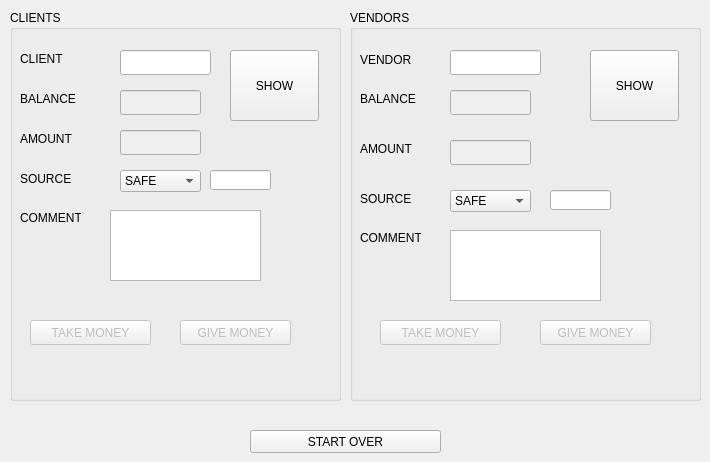
      <widget class="QWidget" name="tab_15">
       <attribute name="title">
        <string>CLIENTS/VENDORS </string>
       </attribute>
       <widget class="QGroupBox" name="groupBox_5">
        <property name="geometry">
         <rect>
          <x>10</x>
          <y>10</y>
          <width>331</width>
          <height>391</height>
         </rect>
        </property>
        <property name="title">
         <string>CLIENTS</string>
        </property>
        <widget class="QPushButton" name="pushButton_31">
         <property name="enabled">
          <bool>false</bool>
         </property>
         <property name="geometry">
          <rect>
           <x>20</x>
           <y>310</y>
           <width>121</width>
           <height>25</height>
          </rect>
         </property>
         <property name="text">
          <string>TAKE MONEY</string>
         </property>
        </widget>
        <widget class="QLineEdit" name="lineEdit_22">
         <property name="enabled">
          <bool>false</bool>
         </property>
         <property name="geometry">
          <rect>
           <x>110</x>
           <y>80</y>
           <width>81</width>
           <height>25</height>
          </rect>
         </property>
        </widget>
        <widget class="QLabel" name="label_36">
         <property name="geometry">
          <rect>
           <x>10</x>
           <y>40</y>
           <width>51</width>
           <height>17</height>
          </rect>
         </property>
         <property name="text">
          <string>CLIENT</string>
         </property>
        </widget>
        <widget class="QLabel" name="label_37">
         <property name="geometry">
          <rect>
           <x>10</x>
           <y>80</y>
           <width>67</width>
           <height>17</height>
          </rect>
         </property>
         <property name="text">
          <string>BALANCE</string>
         </property>
        </widget>
        <widget class="QLineEdit" name="lineEdit_23">
         <property name="enabled">
          <bool>false</bool>
         </property>
         <property name="geometry">
          <rect>
           <x>110</x>
           <y>120</y>
           <width>81</width>
           <height>25</height>
          </rect>
         </property>
        </widget>
        <widget class="QLabel" name="label_38">
         <property name="geometry">
          <rect>
           <x>10</x>
           <y>120</y>
           <width>67</width>
           <height>17</height>
          </rect>
         </property>
         <property name="text">
          <string>AMOUNT</string>
         </property>
        </widget>
        <widget class="QPushButton" name="pushButton_15">
         <property name="enabled">
          <bool>false</bool>
         </property>
         <property name="geometry">
          <rect>
           <x>170</x>
           <y>310</y>
           <width>111</width>
           <height>25</height>
          </rect>
         </property>
         <property name="text">
          <string>GIVE MONEY</string>
         </property>
        </widget>
        <widget class="QPushButton" name="pushButton_57">
         <property name="geometry">
          <rect>
           <x>220</x>
           <y>40</y>
           <width>89</width>
           <height>71</height>
          </rect>
         </property>
         <property name="text">
          <string>SHOW</string>
         </property>
        </widget>
        <widget class="QLineEdit" name="lineEdit_29">
         <property name="geometry">
          <rect>
           <x>110</x>
           <y>40</y>
           <width>91</width>
           <height>25</height>
          </rect>
         </property>
        </widget>
        <widget class="QComboBox" name="comboBox_10">
         <property name="geometry">
          <rect>
           <x>110</x>
           <y>160</y>
           <width>81</width>
           <height>22</height>
          </rect>
         </property>
         <item>
          <property name="text">
           <string>SAFE</string>
          </property>
         </item>
         <item>
          <property name="text">
           <string>DRAWER</string>
          </property>
         </item>
        </widget>
        <widget class="QLabel" name="label_165">
         <property name="geometry">
          <rect>
           <x>10</x>
           <y>160</y>
           <width>67</width>
           <height>17</height>
          </rect>
         </property>
         <property name="text">
          <string>SOURCE</string>
         </property>
        </widget>
        <widget class="QLineEdit" name="lineEdit_111">
         <property name="geometry">
          <rect>
           <x>200</x>
           <y>160</y>
           <width>61</width>
           <height>20</height>
          </rect>
         </property>
         <property name="readOnly">
          <bool>true</bool>
         </property>
        </widget>
        <widget class="QTextEdit" name="textEdit_13">
         <property name="geometry">
          <rect>
           <x>100</x>
           <y>200</y>
           <width>151</width>
           <height>71</height>
          </rect>
         </property>
        </widget>
        <widget class="QLabel" name="label_167">
         <property name="geometry">
          <rect>
           <x>10</x>
           <y>200</y>
           <width>61</width>
           <height>16</height>
          </rect>
         </property>
         <property name="text">
          <string>COMMENT</string>
         </property>
        </widget>
       </widget>
       <widget class="QGroupBox" name="groupBox_6">
        <property name="geometry">
         <rect>
          <x>350</x>
          <y>10</y>
          <width>351</width>
          <height>391</height>
         </rect>
        </property>
        <property name="title">
         <string>VENDORS</string>
        </property>
        <widget class="QLineEdit" name="lineEdit_24">
         <property name="enabled">
          <bool>false</bool>
         </property>
         <property name="geometry">
          <rect>
           <x>100</x>
           <y>130</y>
           <width>81</width>
           <height>25</height>
          </rect>
         </property>
        </widget>
        <widget class="QLineEdit" name="lineEdit_25">
         <property name="enabled">
          <bool>false</bool>
         </property>
         <property name="geometry">
          <rect>
           <x>100</x>
           <y>80</y>
           <width>81</width>
           <height>25</height>
          </rect>
         </property>
        </widget>
        <widget class="QLabel" name="label_45">
         <property name="geometry">
          <rect>
           <x>10</x>
           <y>80</y>
           <width>67</width>
           <height>17</height>
          </rect>
         </property>
         <property name="text">
          <string>BALANCE</string>
         </property>
        </widget>
        <widget class="QLabel" name="label_46">
         <property name="geometry">
          <rect>
           <x>10</x>
           <y>130</y>
           <width>67</width>
           <height>17</height>
          </rect>
         </property>
         <property name="text">
          <string>AMOUNT</string>
         </property>
        </widget>
        <widget class="QLabel" name="label_47">
         <property name="geometry">
          <rect>
           <x>10</x>
           <y>40</y>
           <width>61</width>
           <height>20</height>
          </rect>
         </property>
         <property name="text">
          <string>VENDOR</string>
         </property>
        </widget>
        <widget class="QPushButton" name="pushButton_48">
         <property name="enabled">
          <bool>false</bool>
         </property>
         <property name="geometry">
          <rect>
           <x>30</x>
           <y>310</y>
           <width>121</width>
           <height>25</height>
          </rect>
         </property>
         <property name="text">
          <string>TAKE MONEY</string>
         </property>
        </widget>
        <widget class="QPushButton" name="pushButton_24">
         <property name="enabled">
          <bool>false</bool>
         </property>
         <property name="geometry">
          <rect>
           <x>190</x>
           <y>310</y>
           <width>111</width>
           <height>25</height>
          </rect>
         </property>
         <property name="text">
          <string>GIVE MONEY</string>
         </property>
        </widget>
        <widget class="QPushButton" name="pushButton_66">
         <property name="geometry">
          <rect>
           <x>240</x>
           <y>40</y>
           <width>89</width>
           <height>71</height>
          </rect>
         </property>
         <property name="text">
          <string>SHOW</string>
         </property>
        </widget>
        <widget class="QLineEdit" name="lineEdit_31">
         <property name="geometry">
          <rect>
           <x>100</x>
           <y>40</y>
           <width>91</width>
           <height>25</height>
          </rect>
         </property>
        </widget>
        <widget class="QComboBox" name="comboBox_12">
         <property name="geometry">
          <rect>
           <x>100</x>
           <y>180</y>
           <width>81</width>
           <height>22</height>
          </rect>
         </property>
         <item>
          <property name="text">
           <string>SAFE</string>
          </property>
         </item>
         <item>
          <property name="text">
           <string>DRAWER</string>
          </property>
         </item>
        </widget>
        <widget class="QLabel" name="label_166">
         <property name="geometry">
          <rect>
           <x>10</x>
           <y>180</y>
           <width>67</width>
           <height>17</height>
          </rect>
         </property>
         <property name="text">
          <string>SOURCE</string>
         </property>
        </widget>
        <widget class="QLineEdit" name="lineEdit_112">
         <property name="geometry">
          <rect>
           <x>200</x>
           <y>180</y>
           <width>61</width>
           <height>20</height>
          </rect>
         </property>
         <property name="readOnly">
          <bool>true</bool>
         </property>
        </widget>
        <widget class="QLabel" name="label_168">
         <property name="geometry">
          <rect>
           <x>10</x>
           <y>220</y>
           <width>61</width>
           <height>16</height>
          </rect>
         </property>
         <property name="text">
          <string>COMMENT</string>
         </property>
        </widget>
        <widget class="QTextEdit" name="textEdit_14">
         <property name="geometry">
          <rect>
           <x>100</x>
           <y>220</y>
           <width>151</width>
           <height>71</height>
          </rect>
         </property>
        </widget>
       </widget>
       <widget class="QPushButton" name="pushButton_27">
        <property name="geometry">
         <rect>
          <x>250</x>
          <y>430</y>
          <width>191</width>
          <height>23</height>
         </rect>
        </property>
        <property name="text">
         <string>START OVER</string>
        </property>
       </widget>
      </widget>
